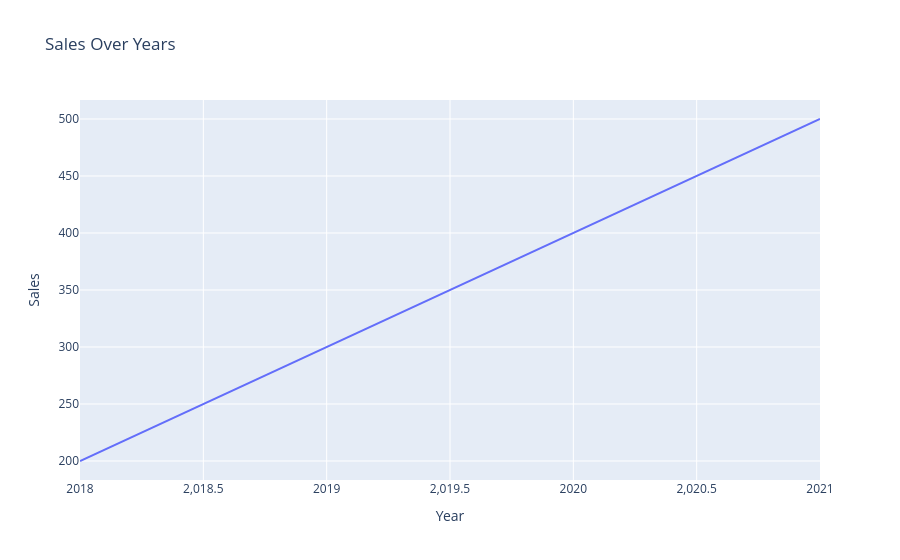

Write notebook code for a chart like this one.
### Code cell
# 折れ線グラフ
data = {
    "Year": [2018, 2019, 2020, 2021],
    "Sales": [200, 300, 400, 500],
}

# データフレーム作成
df = pd.DataFrame(data)
display(df)

# グラフ作成
fig = px.line(df, x="Year", y="Sales", title="Sales Over Years")
fig.show()

### Figure 1 — Plotly figure (JSON) as saved in the notebook; plotly's stock layout.template omitted (floating-point values rounded to 4 significant figures)
{"data": [{"hovertemplate": "Year=%{x}<br>Sales=%{y}<extra></extra>", "legendgroup": "", "line": {"color": "#636efa", "dash": "solid"}, "marker": {"symbol": "circle"}, "mode": "lines", "name": "", "orientation": "v", "showlegend": false, "type": "scatter", "x": [2018, 2019, 2020, 2021], "xaxis": "x", "y": [200, 300, 400, 500], "yaxis": "y"}], "layout": {"legend": {"tracegroupgap": 0}, "title": {"text": "Sales Over Years"}, "xaxis": {"anchor": "y", "domain": [0, 1], "title": {"text": "Year"}}, "yaxis": {"anchor": "x", "domain": [0, 1], "title": {"text": "Sales"}}}}
